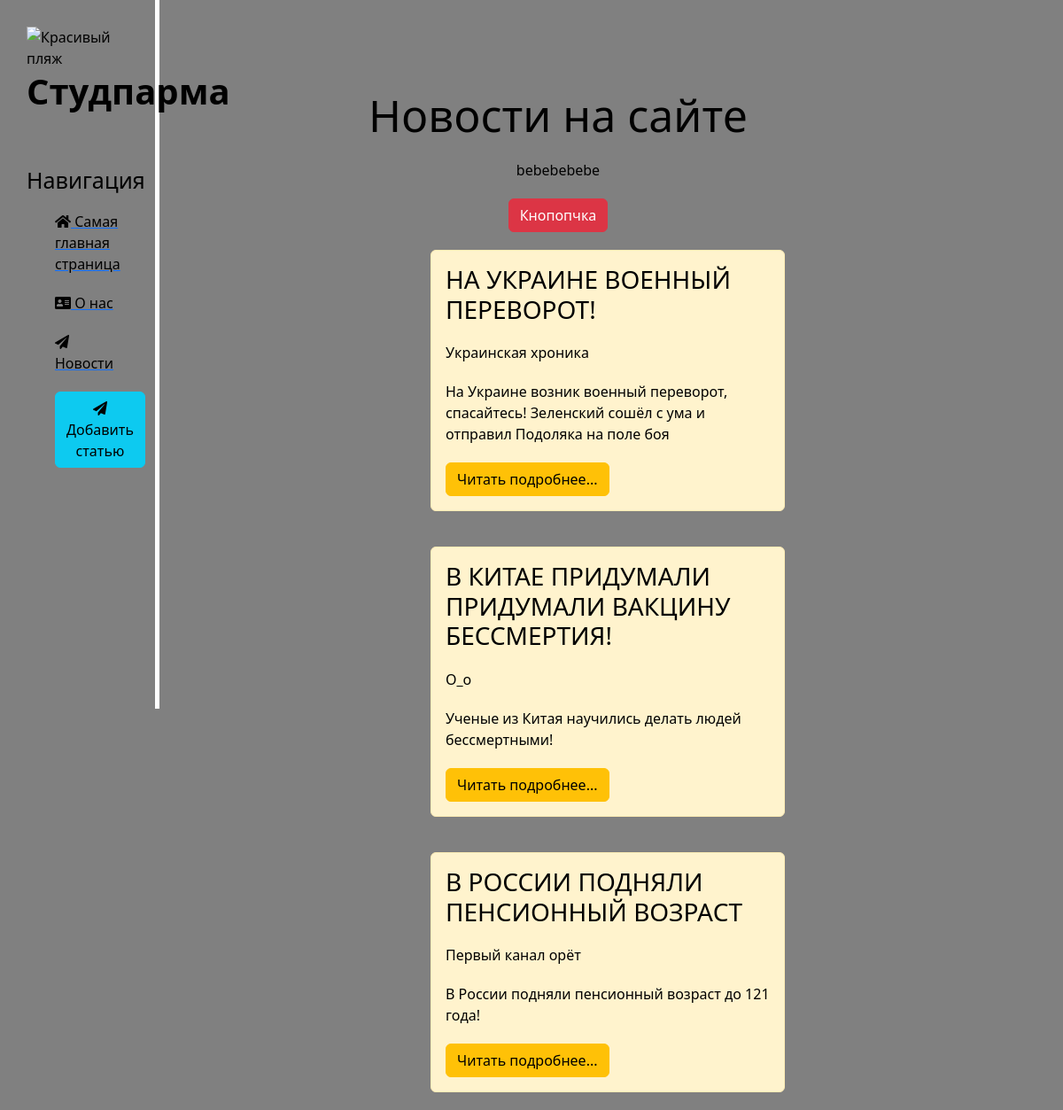
Page /news/ on the committed database.
### news/models.py (models this page shows, shortened)
class Articles(models.Model):
    title = models.CharField('Название', max_length=50)
    anons = models.CharField('Анонс', max_length=250)
    full_text = models.TextField('Статья')
    date = models.DateTimeField('Дата публикации')
    class Meta:
        verbose_name = 'Новость'
        verbose_name_plural = 'Новости'

### news/views.py (the view)
# urls.py: path('', views.news_home, name='news_home'),                                # домашняя страница
def news_home(request):
    news = Articles.objects.order_by('date')
    return render(request, 'news/news_home.html', {'news':news})

### news/templates/news/news_home.html (shortened to what this page needs)
{% extends 'main/layout.html' %}
{% block content %}
    <div class="features">
        <h1>Новости на сайте</h1>
        <p>bebebebebe</p>
        <button class="btn btn-danger">Кнопопчка</button>
        {% if news %}
            {% for el in news %}
                <div class="alert alert-warning">
                    <h3>{{ el.title|upper }}</h3>
                    <p>{{ el.anons }}</p>
                    <p>{{ el.full_text }}</p>
                    <a href="{% url 'news-detail' el.id %}" class="btn btn-warning">Читать подробнее...</a>
                </div>
            {% endfor%}
        {% else %}
            <p>У вас нет записей!!!!!!!!!!!</p>
        {% endif %}
    </div>
{% endblock %}

### main/templates/main/layout.html (shortened to what this page needs)
{% load static %}
<!doctype html>
<html lang="ru">
<head>
    <link rel="stylesheet" href="https://cdn.jsdelivr.net/npm/bootstrap@5.2.3/dist/css/bootstrap.min.css">
    <link rel="stylesheet" href="{% static 'main/css/main.css' %}">
    <link rel="stylesheet" href="https://use.fontawesome.com/releases/v5.8.2/css/all.css">
</head>
<body>
    <aside>
        <img src="{% static 'main/img/re8.png' %}" width="200" height="100" alt="Красивый пляж">
        <span class="logo">Студпарма</span>
        <h3>Навигация</h3>
        <ul>
            <a href="{% url 'home' %}"><li><i class="fas fa-home"></i> Самая главная страница</li></a>
            <a href="{% url 'about' %}"><li><i class="fas fa-address-card"></i> О нас</li></a>
            <a href="{% url 'news_home' %}"><li><i class="fas fa-paper-plane"></i> Новости </li></a>
            <a href="{% url 'create' %}">
                <li>
                    <button class="btn btn-info">
                        <i class="fas fa-paper-plane"></i>
                        Добавить статью
                    </button>
                </li>
            </a>
        </ul>
    </aside>
    <main>
        {% block content %}
        {% endblock %}
    </main>
</body>
</html>

### main/static/main/css/main.css (style rules this page uses)
body { background: gray; }
aside { float: left; background: gray; width: 15%; padding: 2.5%; height: 100vh; color: black; border-right: 5px solid white; }
aside .logo { font-size: 40px; font-weight: bold; position: relative; top: -5px; }
aside h3 { margin-top: 50px; font-size: 25px; }
aside ul { list-style:none }
aside ul li { color: black; display: block; margin-top: 20px; transition: transform .3s ease; }
main .features { float: left; color: black; margin-top: 100px; text-align:center; width: 75%; }
main .features h1 { font-size: 50px; }
main .features p { max-width: 400px; margin:20px auto; }
.alert-warning { color: black; float: left; clear: both; width: 400px; margin: 20px 34%; text-align:left; }

### rows in the picture
Articles: title "НА УКРАИНЕ ВОЕННЫЙ ПЕРЕВОРОТ!", anons "Украинская хроника", full_text "На Украине возник военный переворот, спасайтесь! Зеленский сошёл с ума и отправил Подоляка на поле боя"
Articles: title "В КИТАЕ ПРИДУМАЛИ ПРИДУМАЛИ ВАКЦИНУ БЕССМЕРТИЯ!", anons "O_o", full_text "Ученые из Китая научились делать людей бессмертными!"
Articles: title "В РОССИИ ПОДНЯЛИ ПЕНСИОННЫЙ ВОЗРАСТ", anons "Первый канал орёт", full_text "В России подняли пенсионный возраст до 121 года!"
